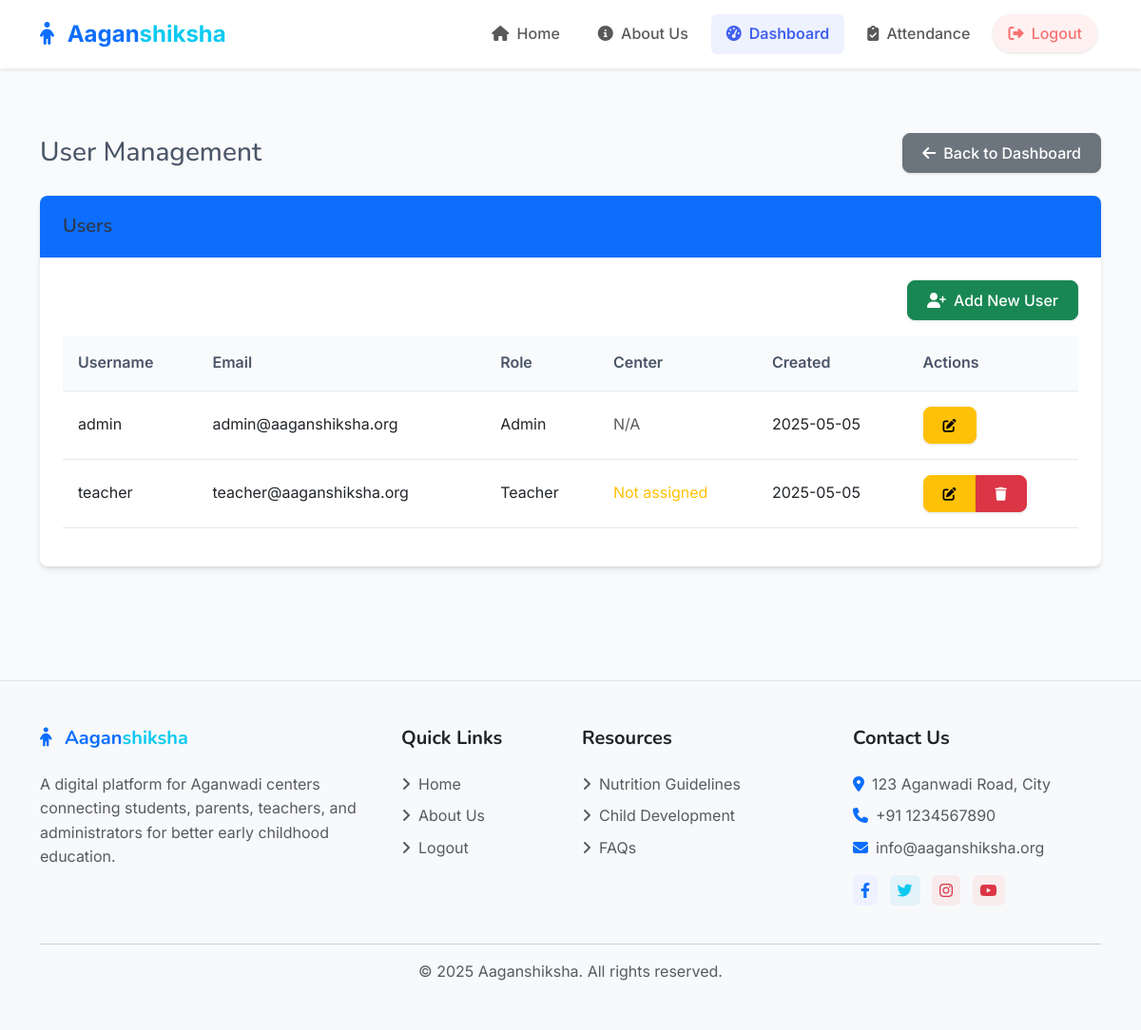
Before: /admin/users (signed in) with the older database file.
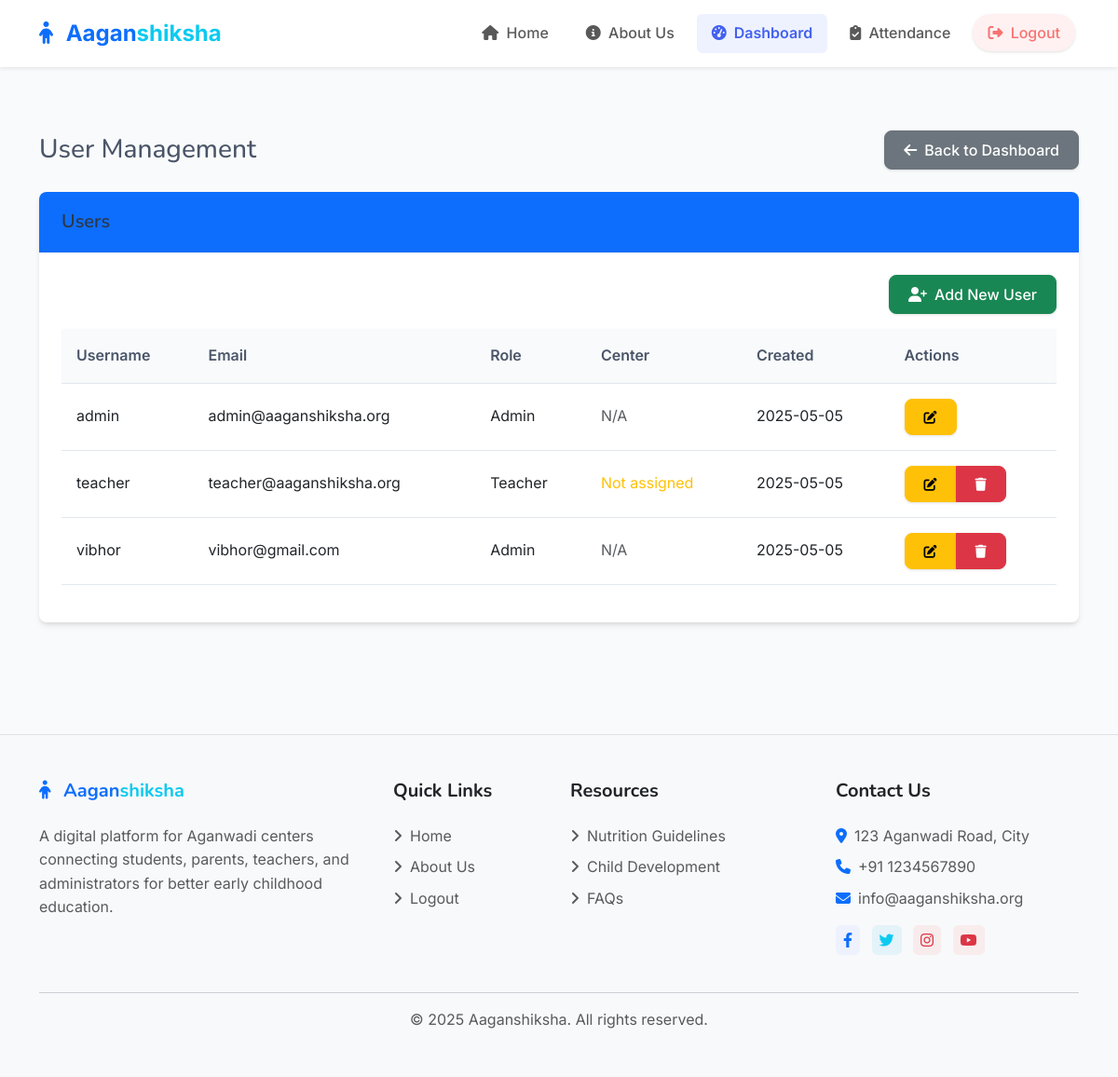
After: the same page with the newer database file.
### models.py (models this page shows, shortened)
class User(UserMixin, db.Model):
    id = db.Column(db.Integer, primary_key=True)
    username = db.Column(db.String(64), unique=True, nullable=False)
    email = db.Column(db.String(120), unique=True, nullable=False)
    password_hash = db.Column(db.String(256), nullable=False)
    role = db.Column(db.String(20), nullable=False)  # 'admin', 'teacher'
    aadhar_number = db.Column(db.String(12), unique=True, nullable=False)
    created_at = db.Column(db.DateTime, default=datetime.utcnow)
    center_id = db.Column(db.Integer, db.ForeignKey('center.id'), nullable=True)  # Only required for teachers
    center = db.relationship('Center', backref='teachers', lazy=True)
    complaints = db.relationship('Complaint', backref='author', lazy=True)
    nutrition_tips = db.relationship('NutritionTip', backref='created_by', lazy=True)
    activities = db.relationship('Activity', backref='created_by', lazy=True)

### routes/admin.py (the view)
@admin_bp.route('/users')
@login_required
@admin_required
def users():
    users = User.query.all()
    return render_template('admin/users.html', users=users)

### templates/admin/users.html (shortened to what this page needs)
{% extends 'base.html' %}
{% block content %}
<div class="container py-4">
    <div class="d-flex justify-content-between align-items-center mb-4">
        <h1 class="h3 mb-0">User Management</h1>
        <a href="{{ url_for('admin.dashboard') }}" class="btn btn-secondary">
            <i class="fas fa-arrow-left me-2"></i>Back to Dashboard
        </a>
    </div>
    <div class="card mb-4">
        <div class="card-header bg-primary text-white">
            <h5 class="mb-0">
                {% if is_add %}
                    Add New User
                {% elif is_edit %}
                    Edit User
                {% else %}
                    Users
                {% endif %}
            </h5>
        </div>
        <div class="card-body">
            {% if is_add or is_edit %}
                <form method="POST">
                    {{ form.hidden_tag() }}
                    <div class="row mb-3">
                        <div class="col-md-6">
                            <label class="form-label">Username</label>
                            {{ form.username(class="form-control") }}
                            {% if form.username.errors %}
                                <div class="text-danger">
                                    {% for error in form.username.errors %}
                                        <small>{{ error }}</small>
                                    {% endfor %}
                                </div>
                            {% endif %}
                        </div>
                        <div class="col-md-6">
                            <label class="form-label">Email</label>
                            {{ form.email(class="form-control") }}
                            {% if form.email.errors %}
                                <div class="text-danger">
                                    {% for error in form.email.errors %}
                                        <small>{{ error }}</small>
                                    {% endfor %}
                                </div>
                            {% endif %}
                        </div>
                    </div>
                    <div class="row mb-3">
                        {% if is_add %}
                            <div class="col-md-6">
                                <label class="form-label">Password</label>
                                {{ form.password(class="form-control") }}
                                {% if form.password.errors %}
                                    <div class="text-danger">
                                        {% for error in form.password.errors %}
                                            <small>{{ error }}</small>
                                        {% endfor %}
                                    </div>
                                {% endif %}
                            </div>
                            <div class="col-md-6">
                                <label class="form-label">Confirm Password</label>
                                {{ form.confirm_password(class="form-control") }}
                                {% if form.confirm_password.errors %}
                                    <div class="text-danger">
                                        {% for error in form.confirm_password.errors %}
                                            <small>{{ error }}</small>
                                        {% endfor %}
                                    </div>
                                {% endif %}
                            </div>
                        {% else %}
                            <div class="col-md-6">
                                <label class="form-label">New Password (leave blank to keep current)</label>
                                {{ form.password(class="form-control") }}
                                {% if form.password.errors %}
                                    <div class="text-danger">
                                        {% for error in form.password.errors %}
                                            <small>{{ error }}</small>
                                        {% endfor %}
                                    </div>
                                {% endif %}
                            </div>
                            <div class="col-md-6">
                                <label class="form-label">Confirm New Password</label>
                                {{ form.confirm_password(class="form-control") }}
                                {% if form.confirm_password.errors %}
                                    <div class="text-danger">
                                        {% for error in form.confirm_password.errors %}
                                            <small>{{ error }}</small>
                                        {% endfor %}
                                    </div>
                                {% endif %}
                            </div>
                        {% endif %}
                    </div>
                    <div class="mb-3">
                        <label class="form-label">Role</label>
                        {{ form.role(class="form-select", id="role") }}
                        {% if form.role.errors %}
                            <div class="text-danger">
                                {% for error in form.role.errors %}
                                    <small>{{ error }}</small>
                                {% endfor %}
                            </div>
                        {% endif %}
                    </div>
                    <div class="mb-3">
                        <label class="form-label">Aadhar Number</label>
                        {{ form.aadhar_number(class="form-control", placeholder="Enter 12-digit Aadhar number") }}
                        {% if form.aadhar_number.errors %}
                            <div class="text-danger">
                                {% for error in form.aadhar_number.errors %}
                                    <small>{{ error }}</small>
                                {% endfor %}
                            </div>
                        {% endif %}
                    </div>
                    <div class="mb-3" id="center-field">
                        <label class="form-label">Center (required for teachers)</label>
                        {{ form.center_id(class="form-control") }}
                        {% if form.center_id.errors %}
                            <div class="text-danger">
                                {% for error in form.center_id.errors %}
                                    <small>{{ error }}</small>
                                {% endfor %}
                            </div>
                        {% endif %}
                    </div>
                    <script>
                        // Show/hide center field based on role selection
                        document.addEventListener('DOMContentLoaded', function() {
                            const roleSelect = document.getElementById('role');
                            const centerField = document.getElementById('center-field');
                            function toggleCenterField() {
                                if (roleSelect.value === 'teacher') {
                                    centerField.style.display = 'block';
                                } else {
                                    centerField.style.display = 'none';
                                }
                            }
                            toggleCenterField(); // Initial state
                            roleSelect.addEventListener('change', toggleCenterField);
                        });
                    </script>
                    <div class="d-flex justify-content-between">
                        <a href="{{ url_for('admin.users') }}" class="btn btn-secondary">Cancel</a>
                        {{ form.submit(class="btn btn-primary") }}
                    </div>
                </form>
            {% else %}
                <div class="d-flex justify-content-end mb-3">
                    <a href="{{ url_for('admin.add_user') }}" class="btn btn-success">
                        <i class="fas fa-user-plus me-2"></i>Add New User
                    </a>
                </div>
                <div class="table-responsive">
                    <table class="table table-hover">
                        <thead>
                            <tr>
                                <th>Username</th>
                                <th>Email</th>
                                <th>Role</th>
                                <th>Center</th>
                                <th>Created</th>
                                <th>Actions</th>
                            </tr>
                        </thead>
                        <tbody>
                            {% if users %}
                                {% for user in users %}
                                    <tr>
                                        <td>{{ user.username }}</td>
                                        <td>{{ user.email }}</td>
                                        <td>{{ user.role|capitalize }}</td>
                                        <td>
                                            {% if user.role == 'teacher' and user.center %}
                                                {{ user.center.name }}
                                            {% elif user.role == 'teacher' %}
                                                <span class="text-warning">Not assigned</span>
                                            {% else %}
                                                <span class="text-muted">N/A</span>
                                            {% endif %}
                                        </td>
                                        <td>{{ user.created_at.strftime('%Y-%m-%d') }}</td>
                                        <td>
                                            <div class="btn-group btn-group-sm">
                                                <a href="{{ url_for('admin.edit_user', id=user.id) }}" class="btn btn-warning">
                                                    <i class="fas fa-edit"></i>
                                                </a>
                                                {% if user.id != current_user.id %}
                                                    <button type="button" class="btn btn-danger" data-bs-toggle="modal" data-bs-target="#deleteModal{{ user.id }}">
                                                        <i class="fas fa-trash"></i>
                                                    </button>
                                                {% endif %}
                                            </div>
                                        </td>
                                    </tr>
                                {% endfor %}
                            {% else %}
                                <tr>
                                    <td colspan="6" class="text-center">No users found.</td>
                                </tr>
                            {% endif %}
                        </tbody>
                    </table>
                </div>
            {% endif %}
        </div>
    </div>
</div>
{% endblock %}

Changed rows visible on the page:
added User: username "vibhor", email "vibhor@gmail.com", role "Admin", shows "N/A", created_at "2025-05-05"
